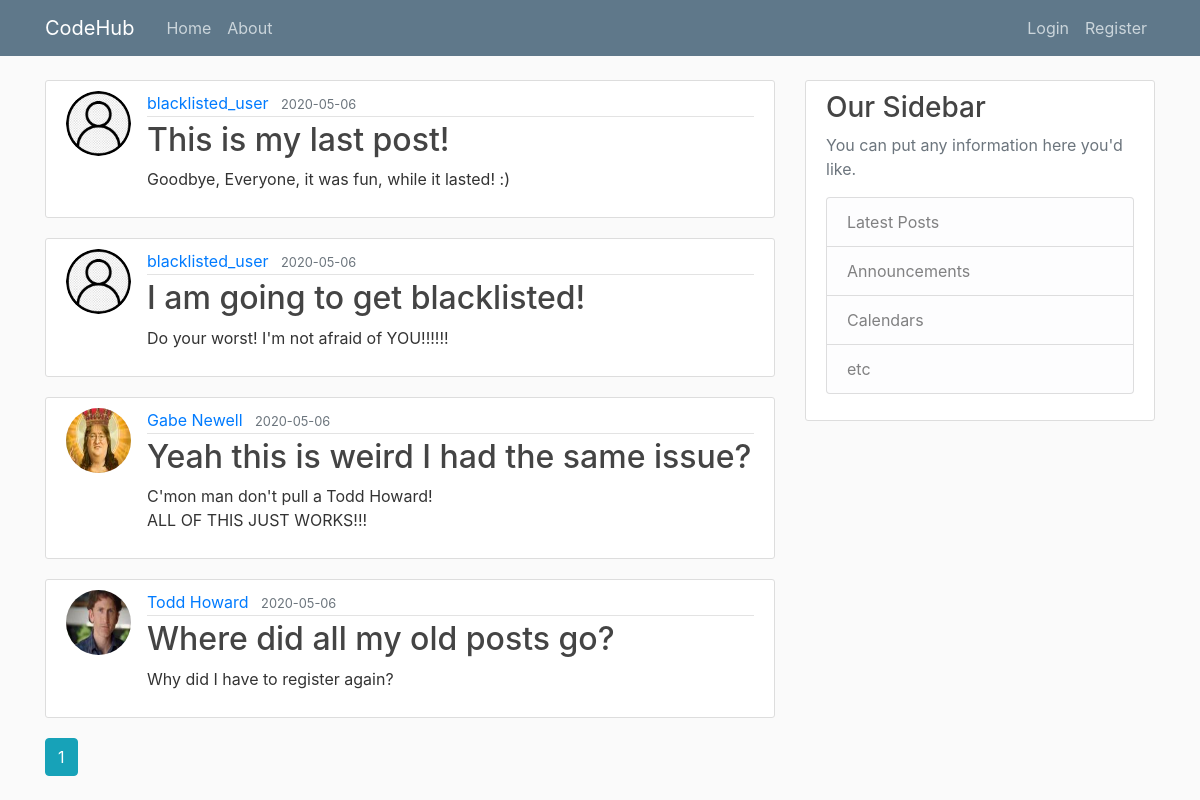
Page /home on the earlier database version.
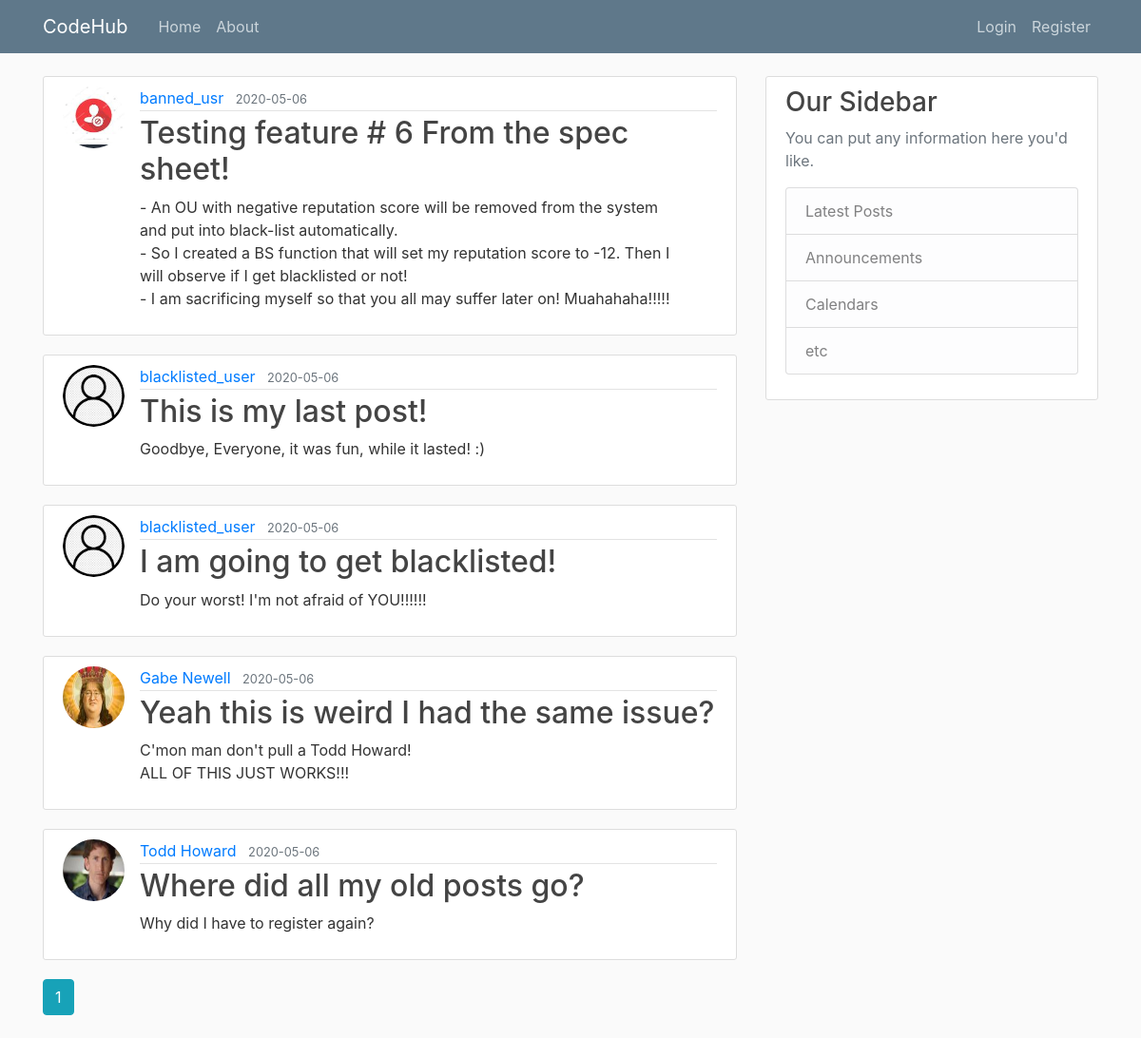
Same page on the later database version.
### app/models.py (models this page shows, shortened)
class Post(db.Model):
    id = db.Column(db.Integer, primary_key=True)                                    # Primary Key
    title = db.Column(db.String(100), nullable=False)                               # Each Post will have a title, with a max(100) characters, uniqueness does not apply, and Null is not allowed!
    date_posted = db.Column(db.DateTime, nullable=False, default=datetime.utcnow)   # Each Post will have a date_posted, with DateTime set to utcnow, current time, and Null is not allowed!
    content = db.Column(db.Text, nullable=False)                                    # Each Post will have a content with no character limit, and Null is not allowed!
    user_id = db.Column(db.Integer, db.ForeignKey('user.id'), nullable=False)       # This is using the user id as a ForeignKey, each post must have an Author, so Null is not allowed!

class User(db.Model, UserMixin):
    id = db.Column(db.Integer, primary_key=True)                                    # Primary Key
    username = db.Column(db.String(20), unique=True, nullable=False)                # Each User will have a username, with a max(20) characters, it must be unique, and Null is not allowed!
    email = db.Column(db.String(120), unique=True, nullable=False)                  # Each User will have an email, with a max(120) characters, it must be unique, and Null is not allowed!
    image_file = db.Column(db.String(20), nullable=False, default='default.jpg')    # Each User will have a defualt profile Image, so uniqueness does not apply, since Null is not allowed!
    password = db.Column(db.String(60), nullable=False)                             # Each User will have passwords, with a max(60) characters, uniqueness does not apply, and Null is not allowed!
    posts = db.relationship('Post', backref='author', lazy=True)                    # This is linked to Posts, Lazy Evaluation is set to: True
    reputation = db.Column(db.Integer, nullable=False, default=10)                  # This has a default value of 10
    chance = db.Column(db.Boolean, nullable=False, default=True)                    # This has a default value of True
    blacklisted = db.Column(db.Boolean, unique=False, default=False)                # This has a default value of False
    compliments=db.Column(db.Integer, unique=False, default=0)                      # This has a default value of 0

### app/main/routes.py (the view)
@main.route('/')
@main.route('/home')
def home():                                                                                                         # Testing Complete. I no longer need to use dummy data! Horray!!! :D
    page = request.args.get('page', 1, type=int)                                                                    # We request a page, the default page is 1, of type int
    posts = Post.query.order_by(Post.date_posted.desc()).paginate(page=page, per_page=5)                            # Instead of using query.all(), I've changed this to query.paginate() ...
    if (current_user.is_authenticated and current_user.reputation < 0):
        blacklist(current_user)
    return render_template('home.html', posts=posts)

### app/templates/home.html
{% extends "template.html" %}
{% block content %}
    {% for post in posts.items %}
        <article class="media content-section">
            <img class="rounded-circle article-img" src="{{ url_for('static', filename='profile_images/' + post.author.image_file ) }}">
            <div class="media-body">
                <div class="article-metadata">
                    <a class="mr-2" href="{{ url_for('users.user_posts', username=post.author.username) }}">{{ post.author.username }}</a>
                    <small class="text-muted">{{ post.date_posted.strftime('%Y-%m-%d') }}</small>
                </div>
                <h2><a class="article-title" href="{{url_for('posts.post', post_id=post.id) }}">{{ post.title }}</a></h2>
                <p class="article-content">{{ post.content }}</p>
            </div>
        </article>
    {% endfor %}
    {% for page_num in posts.iter_pages(left_edge=1, right_edge=1, left_current=1, right_current=2) %}
        {% if page_num %}
            {% if posts.page == page_num %}
                <a class="btn btn-info mb-4" href="{{ url_for('main.home', page=page_num) }}">{{ page_num }}</a>
            {% else %}
                <a class="btn btn-outline-info mb-4" href="{{ url_for('main.home', page=page_num) }}">{{ page_num }}</a>
            {% endif %}
        {% else %}
            ...
        {% endif %}
    {% endfor %}
{% endblock content %}

### app/templates/template.html (shortened to what this page needs)
<!DOCTYPE html>
<html lang="en">
<head>
    <link rel="stylesheet" href="https://stackpath.bootstrapcdn.com/bootstrap/4.4.1/css/bootstrap.min.css">
    <link rel="stylesheet" href="{{ url_for('static', filename='main.css') }}">
</head>
<body>
    <header class="site-header">
        <nav class="navbar navbar-expand-md navbar-dark bg-steel fixed-top">
            <div class="container">
                <a class="navbar-brand mr-4" href="/">CodeHub</a>
                <div class="collapse navbar-collapse" id="navbarToggle">
                    <div class="navbar-nav mr-auto">
                        <a class="nav-item nav-link" href="{{ url_for('main.home') }}">Home</a>
                        <a class="nav-item nav-link" href="{{ url_for('main.about') }}">About</a>
                    </div>
                    <div class="navbar-nav">
                        {% if current_user.is_authenticated %}
                            <a class="nav-item nav-link" href="{{ url_for('posts.new_post') }}">New Post</a>
                            <a class="nav-item nav-link" href="{{ url_for('users.account') }}">Account</a>
                            <a class="nav-item nav-link" href="{{ url_for('users.logout') }}">Log out</a>
                        {% else %}
                            <a class="nav-item nav-link" href="{{ url_for('users.login') }}">Login</a>
                            <a class="nav-item nav-link" href="{{ url_for('users.register') }}">Register</a>
                        {% endif %}
                    </div>
                </div>
            </div>
        </nav>
    </header>
    <main role="main" class="container">
        <div class="row">
            <div class="col-md-8">
                {% block content %}{% endblock %}
            </div>
            <div class="col-md-4">
                <div class="content-section">
                    <h3>Our Sidebar</h3>
                    <p class='text-muted'>You can put any information here you'd like.
                        <ul class="list-group">
                            <li class="list-group-item list-group-item-light">Latest Posts</li>
                            <li class="list-group-item list-group-item-light">Announcements</li>
                            <li class="list-group-item list-group-item-light">Calendars</li>
                            <li class="list-group-item list-group-item-light">etc</li>
                        </ul>
                    </p>
                </div>
            </div>
        </div>
    </main>
</body>
</html>

### app/static/main.css (style rules this page uses)
body { background: #fafafa; color: #333333; margin-top: 5rem; }
h1, h2, h3, h4, h5, h6 { color: #444444; }
.bg-steel { background-color: #5f788a; }
.site-header .navbar-nav .nav-link { color: #cbd5db; }
.content-section { background: #ffffff; padding: 10px 20px; border: 1px solid #dddddd; border-radius: 3px; margin-bottom: 20px; }
.article-title { color: #444444; }
.article-content { white-space: pre-line; }
.article-img { height: 65px; width: 65px; margin-right: 16px; }
.article-metadata { padding-bottom: 1px; margin-bottom: 4px; border-bottom: 1px solid #e3e3e3 }

Differences in the rows shown:
added Post: image_file (picture), author.username "banned_usr", date_posted "2020-05-06", title "Testing feature # 6 From the spec sheet!", content "- An OU with negative reputation score will be removed from the system and put into black-list automatically. - So I created a BS function that will set my reputation score to -12. Then I will observe if I get blacklisted or not! - I am sacrificing myself so that you all may suffer later on! Muahahaha!!!!!"
